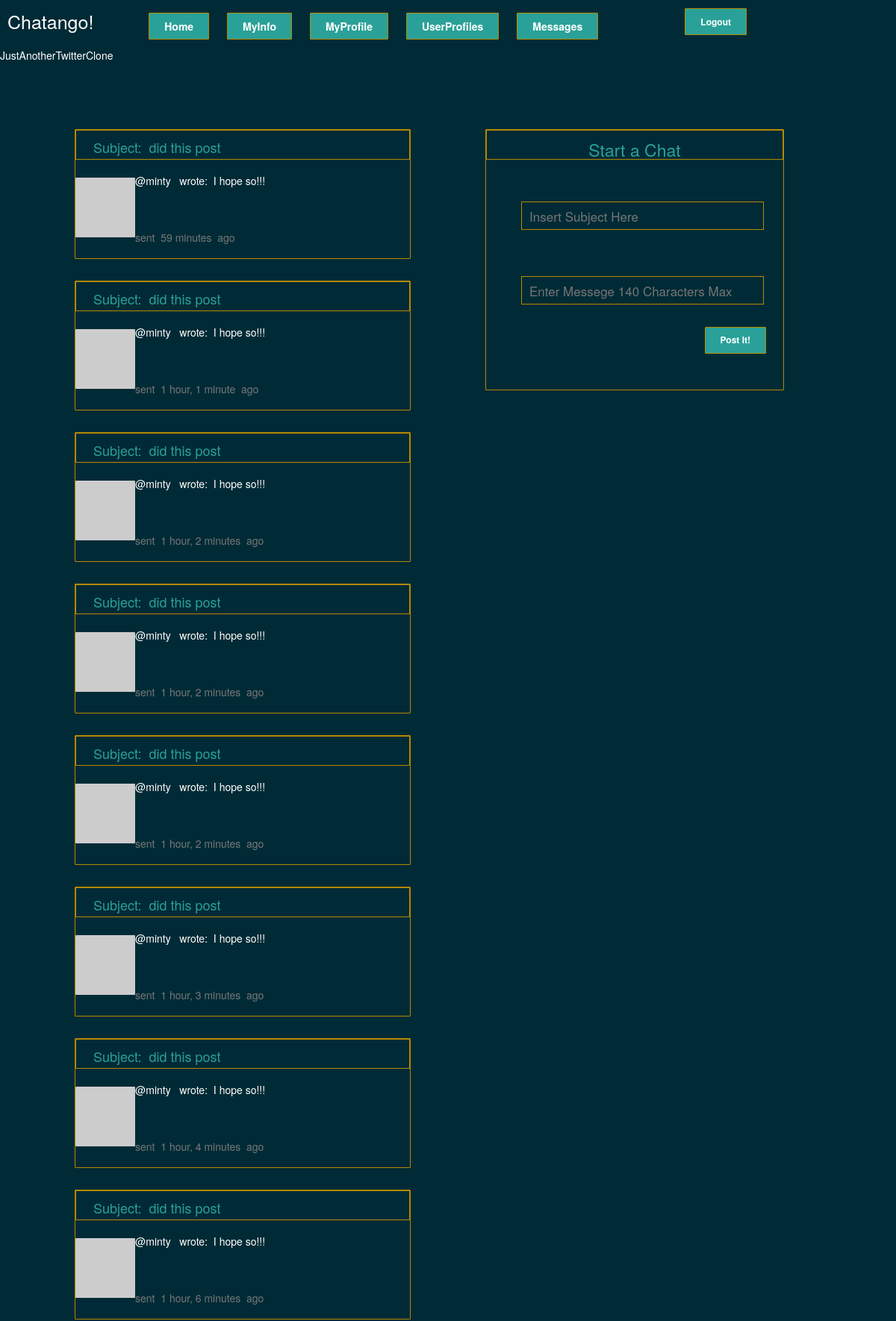
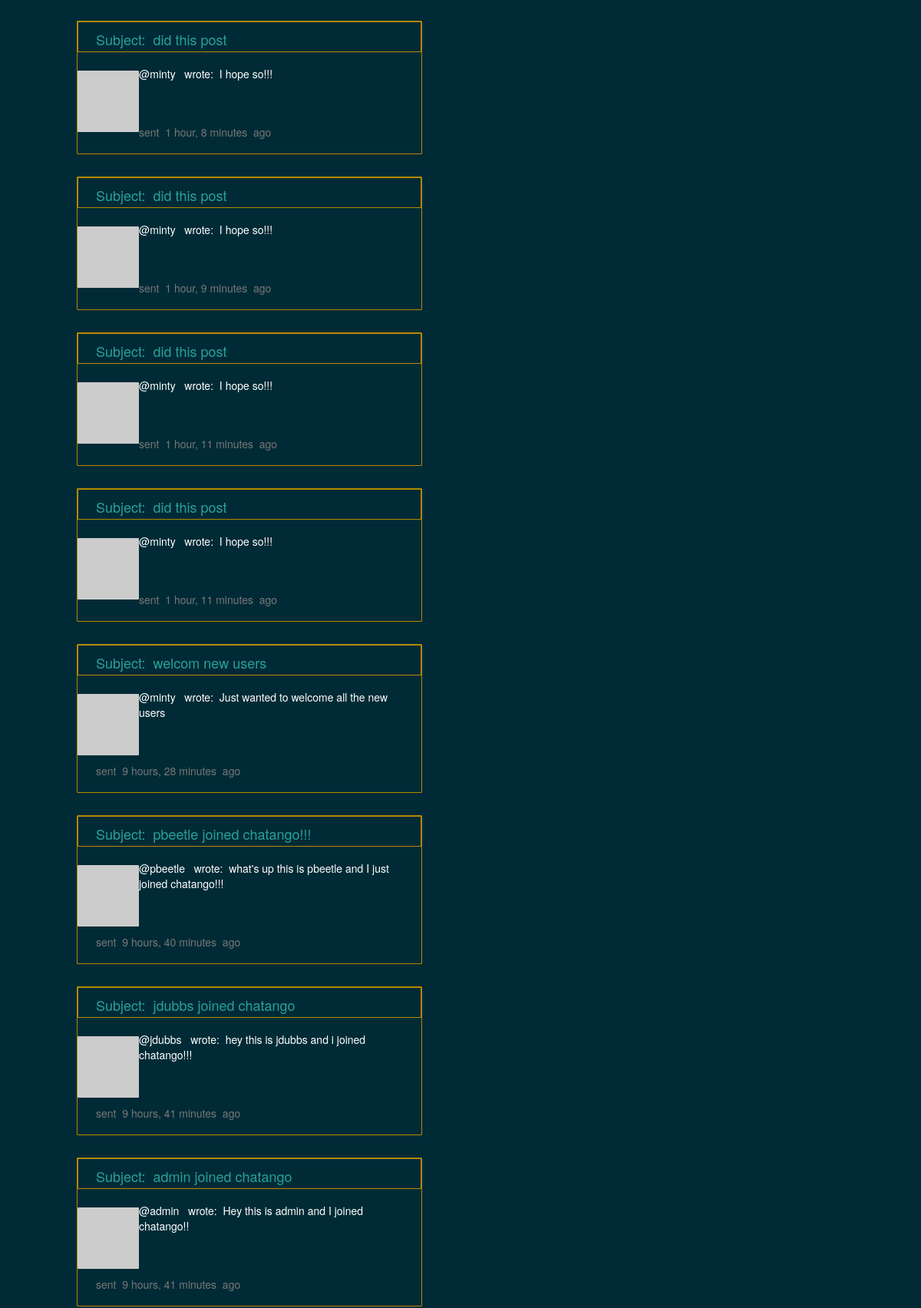
Screenshot of /public (signed in, upper part) with the database file from the repository (2 pictures, top to bottom).
### chats/models.py (models this page shows, shortened)
class Spam(models.Model):
    user = models.ForeignKey(User, on_delete=models.CASCADE)
    subject = models.CharField(max_length=50)
    content = models.CharField(max_length=140, verbose_name="Message")
    timestamp = models.DateTimeField(auto_now_add=True)
    class Meta:
        ordering = ['-timestamp']

### chats/views.py (the view, shortened to what this page needs)
# urls.py: url(r'^public$', 'chats.views.public'),
@login_required
def public(request, spam_form=None):
    messages = Spam.objects.order_by('-timestamp')
    spam_form = spam_form or SpamForm()
    return render(request, 'public.html',
{'spam_form':spam_form, 'next_url':'/public', 'messages':messages, 'username': request.user.username})

### chats/forms.py
class SpamForm(forms.ModelForm):
    content = forms.CharField(required=True, widget=forms.widgets.TextInput(attrs={'placeholder': 'Enter Messege 140 Characters Max ','class': 'messageText', 'size':'50'}))
    subject = forms.CharField(required=True, widget=forms.widgets.TextInput(attrs={'placeholder': 'Insert Subject Here'}))
    class Meta:
        model = Spam
        exclude = ('user','timestamp',)

### chats/templates/public.html (shortened to what this page needs)
{% extends "base.html" %}
{% block content %}
<div class="panel right">
    <h1>Start a Chat</h1>
    <p>
          <form action="/public" method="post">
        {{ spam_form.as_p}}
          <input type="submit" id="btnPostIT" value="Post It!">
          </form>
      </p>
</div>{% for message in messages %}
    <div class="panel left">
        <h1>Subject: &nbsp{{ message.subject }}</h1>
        <div class="textWrapper">
          <div class="card flex-row flex-wrap">
               <div class="card-header border">
                     <img class="avatar" src='http://www.robohash.org/{{ message.user.username }}?size=65x65'>
               </div>
               <div class="card-block px-2">
      <p class="card-text">@{{ message.user.username }} &nbsp wrote: &nbsp{{ message.content }}</p>
               </div>
               <div class="card-footer w-100 text-muted"><br>
                  <p> sent &nbsp{{ message.timestamp|timesince }}&nbsp ago
               </div>
           </div>
        </div>
    </div>
{% endfor %}
{% endblock %}

### chats/templates/base.html (style rules this page uses)
body { background-color: #002B36; margin: 0; padding: 0; border-color: #B58900 color: #002B36; }
input { width: 325px; height: 38px; border: 1px solid #B58900; padding: 0 10px; outline: none; font-size: 17px; color:#2AA198; background-color: #002B36; }
input[type="submit"] { height: 36px; width: auto; border: 1px solid #B58900; border-radius: 1px; color: white; font-size: 12px; font-weight: bold; padding: 0 20px; cursor: pointer; background: #2AA198; float:right; }
#content div.wrapper img { border-radius: 1px; float: left; }
#content div.wrapper div.panel { border: 1px solid #B58900; background-color:#002B36; margin: 0; margin-bottom: 29px; border-radius: 1px; font-size: 14px; }
#content div.wrapper div.panel.right { width: 400px; min-height: 350px; float: right; margin-right: 50px; margin-left:5px; color: white; background-color: #002B36; }
#content div.wrapper div.panel.right label { color: #002B36; }
#content div.wrapper div.panel.right h1 { font-size: 23px; background-color: #002B36; text-align: center; color: #2AA198; }
#content div.wrapper div.panel.left { width: 450px; border: 1px solid #B58900; max-height: 500px; min-height: 150px; }
#content div.wrapper div.panel.left h1 { color: #2AA198; background-color: #002B36; }
#content div.wrapper div.panel * { margin: 6px 0; }
#content div.wrapper div.panel form { padding: 0 23px; }
#content div.wrapper div.panel h1 { border: 1px solid #B58900; margin: 0px 0; font-weight: normal; font-size: 18px; padding: 13px 23px; height: 40px; }
#content div.wrapper div.panel p { padding: 0 24px; margin: 18px 0; }

### rows the page displays
Spam: subject "did this post", user.username "minty", content "I hope so!!!", timestamp "59 minutes"
Spam: subject "did this post", user.username "minty", content "I hope so!!!", timestamp "1 hour, 1 minute"
Spam: subject "did this post", user.username "minty", content "I hope so!!!", timestamp "1 hour, 2 minutes"
Spam: subject "did this post", user.username "minty", content "I hope so!!!", timestamp "1 hour, 2 minutes"
Spam: subject "did this post", user.username "minty", content "I hope so!!!", timestamp "1 hour, 2 minutes"
Spam: subject "did this post", user.username "minty", content "I hope so!!!", timestamp "1 hour, 3 minutes"
Spam: subject "did this post", user.username "minty", content "I hope so!!!", timestamp "1 hour, 4 minutes"
Spam: subject "did this post", user.username "minty", content "I hope so!!!", timestamp "1 hour, 6 minutes"
Spam: subject "did this post", user.username "minty", content "I hope so!!!", timestamp "1 hour, 8 minutes"
Spam: subject "did this post", user.username "minty", content "I hope so!!!", timestamp "1 hour, 9 minutes"
Spam: subject "did this post", user.username "minty", content "I hope so!!!", timestamp "1 hour, 11 minutes"
Spam: subject "did this post", user.username "minty", content "I hope so!!!", timestamp "1 hour, 11 minutes"
Spam: subject "welcom new users", user.username "minty", content "Just wanted to welcome all the new users", timestamp "9 hours, 28 minutes"
Spam: subject "pbeetle joined chatango!!!", user.username "pbeetle", content "what's up this is pbeetle and I just joined chatango!!!", timestamp "9 hours, 40 minutes"
Spam: subject "jdubbs joined chatango", user.username "jdubbs", content "hey this is jdubbs and i joined chatango!!!", timestamp "9 hours, 41 minutes"
Spam: subject "admin joined chatango", user.username "admin", content "Hey this is admin and I joined chatango!!", timestamp "9 hours, 41 minutes"
